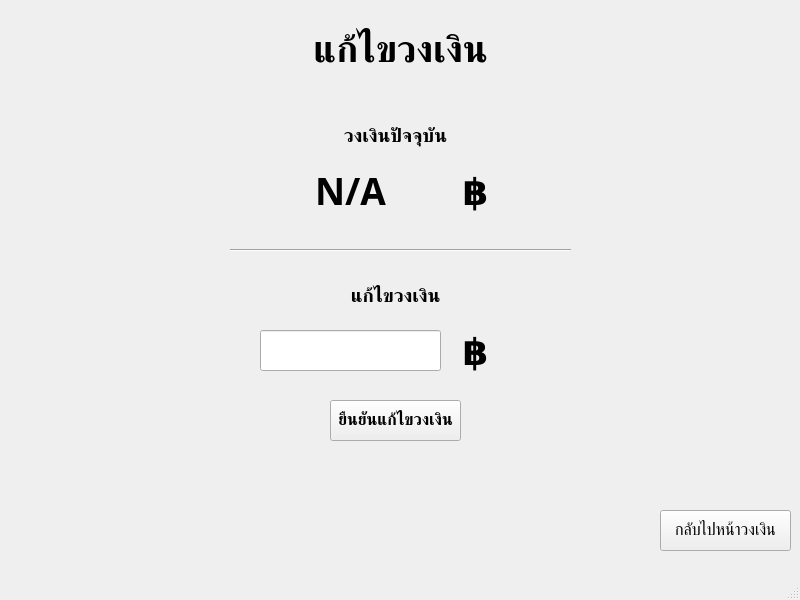
<?xml version="1.0" encoding="UTF-8"?>
<ui version="4.0">
 <class>MainWindow</class>
 <widget class="QMainWindow" name="MainWindow">
  <property name="geometry">
   <rect>
    <x>0</x>
    <y>0</y>
    <width>800</width>
    <height>600</height>
   </rect>
  </property>
  <property name="windowTitle">
   <string>MainWindow</string>
  </property>
  <widget class="QWidget" name="centralwidget">
   <widget class="QLabel" name="label">
    <property name="geometry">
     <rect>
      <x>150</x>
      <y>10</y>
      <width>501</width>
      <height>81</height>
     </rect>
    </property>
    <property name="font">
     <font>
      <family>Sukhumvit Set</family>
      <pointsize>28</pointsize>
      <weight>75</weight>
      <bold>true</bold>
     </font>
    </property>
    <property name="text">
     <string>แก้ไขวงเงิน</string>
    </property>
    <property name="alignment">
     <set>Qt::AlignCenter</set>
    </property>
   </widget>
   <widget class="QLabel" name="label_5">
    <property name="geometry">
     <rect>
      <x>330</x>
      <y>120</y>
      <width>131</width>
      <height>31</height>
     </rect>
    </property>
    <property name="font">
     <font>
      <family>Sukhumvit Set</family>
      <pointsize>14</pointsize>
      <weight>75</weight>
      <bold>true</bold>
     </font>
    </property>
    <property name="text">
     <string>วงเงินปัจจุบัน</string>
    </property>
    <property name="alignment">
     <set>Qt::AlignCenter</set>
    </property>
   </widget>
   <widget class="QLabel" name="currentLimit_label">
    <property name="geometry">
     <rect>
      <x>270</x>
      <y>150</y>
      <width>161</width>
      <height>81</height>
     </rect>
    </property>
    <property name="font">
     <font>
      <family>Sukhumvit Set</family>
      <pointsize>28</pointsize>
      <weight>75</weight>
      <bold>true</bold>
     </font>
    </property>
    <property name="text">
     <string>N/A</string>
    </property>
    <property name="alignment">
     <set>Qt::AlignCenter</set>
    </property>
   </widget>
   <widget class="QLabel" name="label_3">
    <property name="geometry">
     <rect>
      <x>450</x>
      <y>150</y>
      <width>51</width>
      <height>81</height>
     </rect>
    </property>
    <property name="font">
     <font>
      <family>Sukhumvit Set</family>
      <pointsize>28</pointsize>
      <weight>75</weight>
      <bold>true</bold>
     </font>
    </property>
    <property name="text">
     <string>฿</string>
    </property>
    <property name="alignment">
     <set>Qt::AlignCenter</set>
    </property>
   </widget>
   <widget class="QLabel" name="label_6">
    <property name="geometry">
     <rect>
      <x>330</x>
      <y>280</y>
      <width>131</width>
      <height>31</height>
     </rect>
    </property>
    <property name="font">
     <font>
      <family>Sukhumvit Set</family>
      <pointsize>14</pointsize>
      <weight>75</weight>
      <bold>true</bold>
     </font>
    </property>
    <property name="text">
     <string>แก้ไขวงเงิน</string>
    </property>
    <property name="alignment">
     <set>Qt::AlignCenter</set>
    </property>
   </widget>
   <widget class="Line" name="line">
    <property name="geometry">
     <rect>
      <x>230</x>
      <y>240</y>
      <width>341</width>
      <height>20</height>
     </rect>
    </property>
    <property name="orientation">
     <enum>Qt::Horizontal</enum>
    </property>
   </widget>
   <widget class="QLineEdit" name="limit_value_field">
    <property name="geometry">
     <rect>
      <x>260</x>
      <y>330</y>
      <width>181</width>
      <height>41</height>
     </rect>
    </property>
    <property name="font">
     <font>
      <pointsize>28</pointsize>
     </font>
    </property>
   </widget>
   <widget class="QLabel" name="label_4">
    <property name="geometry">
     <rect>
      <x>450</x>
      <y>310</y>
      <width>51</width>
      <height>81</height>
     </rect>
    </property>
    <property name="font">
     <font>
      <family>Sukhumvit Set</family>
      <pointsize>28</pointsize>
      <weight>75</weight>
      <bold>true</bold>
     </font>
    </property>
    <property name="text">
     <string>฿</string>
    </property>
    <property name="alignment">
     <set>Qt::AlignCenter</set>
    </property>
   </widget>
   <widget class="QPushButton" name="to_summary_btn">
    <property name="geometry">
     <rect>
      <x>660</x>
      <y>510</y>
      <width>131</width>
      <height>41</height>
     </rect>
    </property>
    <property name="font">
     <font>
      <family>Sukhumvit Set</family>
      <pointsize>12</pointsize>
      <weight>50</weight>
      <bold>false</bold>
     </font>
    </property>
    <property name="text">
     <string>กลับไปหน้าวงเงิน</string>
    </property>
   </widget>
   <widget class="QPushButton" name="saveLimit_btn">
    <property name="geometry">
     <rect>
      <x>330</x>
      <y>400</y>
      <width>131</width>
      <height>41</height>
     </rect>
    </property>
    <property name="font">
     <font>
      <family>Sukhumvit Set</family>
      <pointsize>12</pointsize>
      <weight>75</weight>
      <bold>true</bold>
     </font>
    </property>
    <property name="text">
     <string>ยืนยันแก้ไขวงเงิน</string>
    </property>
   </widget>
  </widget>
  <widget class="QMenuBar" name="menubar">
   <property name="geometry">
    <rect>
     <x>0</x>
     <y>0</y>
     <width>800</width>
     <height>22</height>
    </rect>
   </property>
  </widget>
  <widget class="QStatusBar" name="statusbar"/>
 </widget>
 <resources/>
 <connections/>
</ui>
